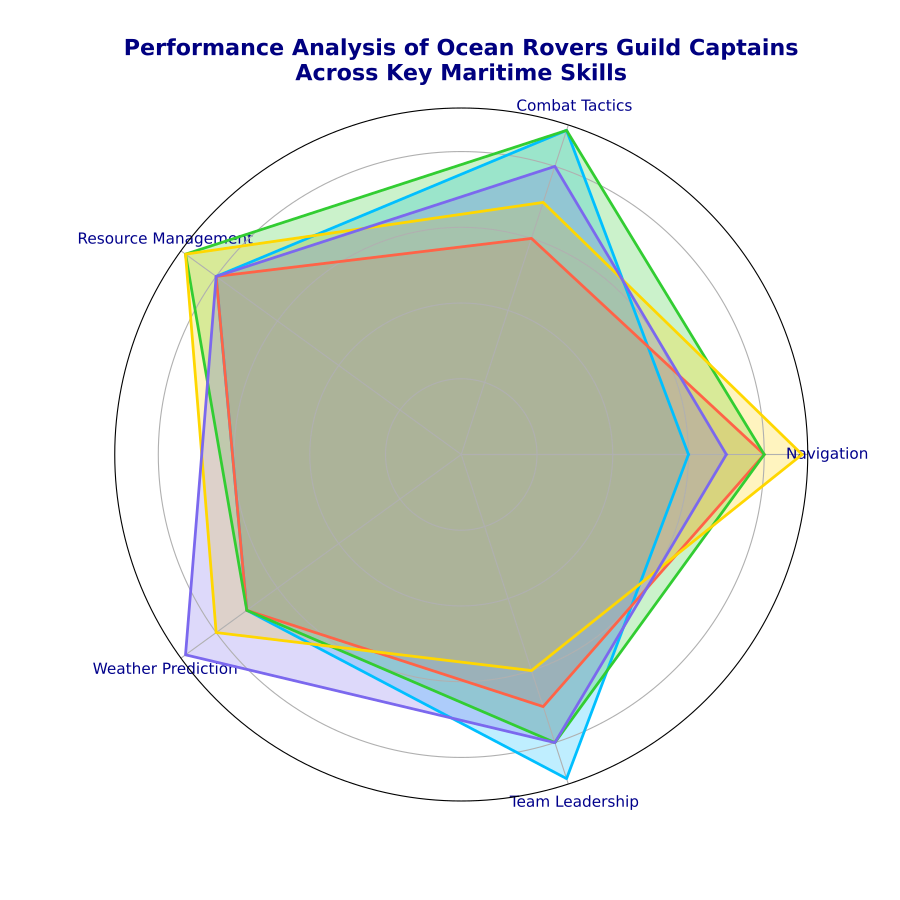

The Python source for this figure:
import matplotlib.pyplot as plt
import numpy as np

categories = ['Navigation', 'Combat Tactics', 'Resource Management', 'Weather Prediction', 'Team Leadership']
num_vars = len(categories)

# Randomly alter values within each captain's data while preserving structure
captain_blackbeard = [6, 9, 8, 7, 9]
captain_kidd = [8, 6, 8, 7, 7]
captain_teach = [8, 9, 9, 7, 8]
captain_morgan = [9, 7, 9, 8, 6]
captain_drake = [7, 8, 8, 9, 8]

captains = [captain_blackbeard, captain_kidd, captain_teach, captain_morgan, captain_drake]
for captain in captains:
    captain += captain[:1]

angles = np.linspace(0, 2 * np.pi, num_vars, endpoint=False).tolist()
angles += angles[:1]

fig, ax = plt.subplots(figsize=(9, 9), subplot_kw=dict(polar=True))

def plot_radar(data, color):
    ax.fill(angles, data, color=color, alpha=0.25)
    ax.plot(angles, data, color=color, linewidth=2)

plot_radar(captain_blackbeard, 'deepskyblue')
plot_radar(captain_kidd, 'tomato')
plot_radar(captain_teach, 'limegreen')
plot_radar(captain_morgan, 'gold')
plot_radar(captain_drake, 'mediumslateblue')

ax.set_yticklabels([])
ax.set_xticks(angles[:-1])
ax.set_xticklabels(categories, fontsize=11, color='darkblue')

plt.title('Performance Analysis of Ocean Rovers Guild Captains\nAcross Key Maritime Skills', fontsize=16, fontweight='bold', pad=20, color='navy')

plt.show()
